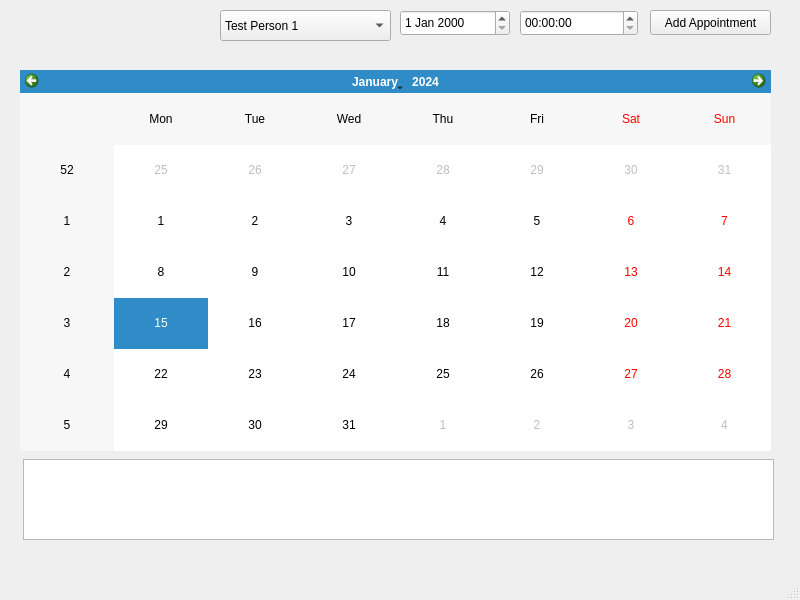
<?xml version="1.0" encoding="UTF-8"?>
<ui version="4.0">
 <class>MainWindow</class>
 <widget class="QMainWindow" name="MainWindow">
  <property name="geometry">
   <rect>
    <x>0</x>
    <y>0</y>
    <width>800</width>
    <height>600</height>
   </rect>
  </property>
  <property name="windowTitle">
   <string>MainWindow</string>
  </property>
  <widget class="QWidget" name="centralwidget">
   <widget class="QPushButton" name="pushButton">
    <property name="geometry">
     <rect>
      <x>650</x>
      <y>10</y>
      <width>121</width>
      <height>25</height>
     </rect>
    </property>
    <property name="text">
     <string>Add Appointment</string>
    </property>
   </widget>
   <widget class="QCalendarWidget" name="calendarWidget">
    <property name="geometry">
     <rect>
      <x>20</x>
      <y>70</y>
      <width>751</width>
      <height>381</height>
     </rect>
    </property>
   </widget>
   <widget class="QTimeEdit" name="timeEdit">
    <property name="geometry">
     <rect>
      <x>520</x>
      <y>10</y>
      <width>118</width>
      <height>26</height>
     </rect>
    </property>
   </widget>
   <widget class="QDateEdit" name="dateEdit">
    <property name="geometry">
     <rect>
      <x>400</x>
      <y>10</y>
      <width>110</width>
      <height>26</height>
     </rect>
    </property>
   </widget>
   <widget class="QComboBox" name="comboBox">
    <property name="geometry">
     <rect>
      <x>220</x>
      <y>10</y>
      <width>171</width>
      <height>31</height>
     </rect>
    </property>
    <item>
     <property name="text">
      <string>Test Person 1</string>
     </property>
    </item>
    <item>
     <property name="text">
      <string>Test Person 2</string>
     </property>
    </item>
   </widget>
   <widget class="QTextEdit" name="textEdit">
    <property name="geometry">
     <rect>
      <x>23</x>
      <y>459</y>
      <width>751</width>
      <height>81</height>
     </rect>
    </property>
   </widget>
  </widget>
  <widget class="QMenuBar" name="menubar">
   <property name="geometry">
    <rect>
     <x>0</x>
     <y>0</y>
     <width>800</width>
     <height>22</height>
    </rect>
   </property>
  </widget>
  <widget class="QStatusBar" name="statusbar"/>
 </widget>
 <resources/>
 <connections>
  <connection>
   <sender>calendarWidget</sender>
   <signal>clicked(QDate)</signal>
   <receiver>dateEdit</receiver>
   <slot>setDate(QDate)</slot>
   <hints>
    <hint type="sourcelabel">
     <x>483</x>
     <y>105</y>
    </hint>
    <hint type="destinationlabel">
     <x>466</x>
     <y>50</y>
    </hint>
   </hints>
  </connection>
 </connections>
</ui>
